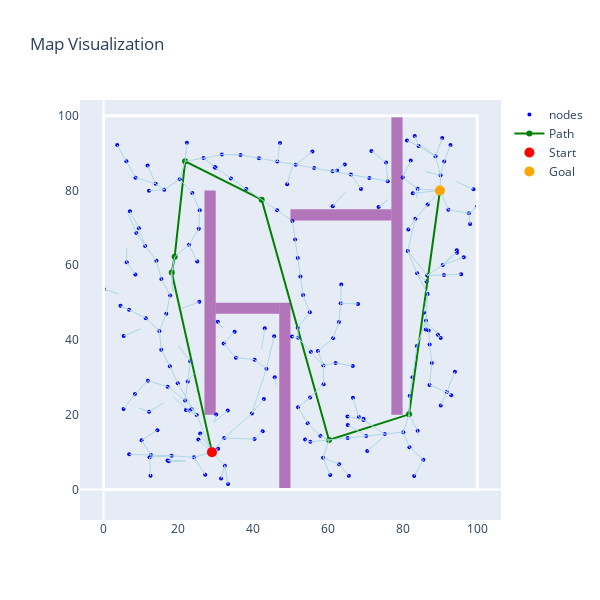

Notebook code cell kept with this figure:
### Code cell
visualize_map_shapes(maze_map.grid, obs=maze_map.obstacles, start=maze_map.start, goal=maze_map.goal, path=result2.path, nodes=list(map(lambda x: x.position, result2.nodes)), edges=result2.edges)
